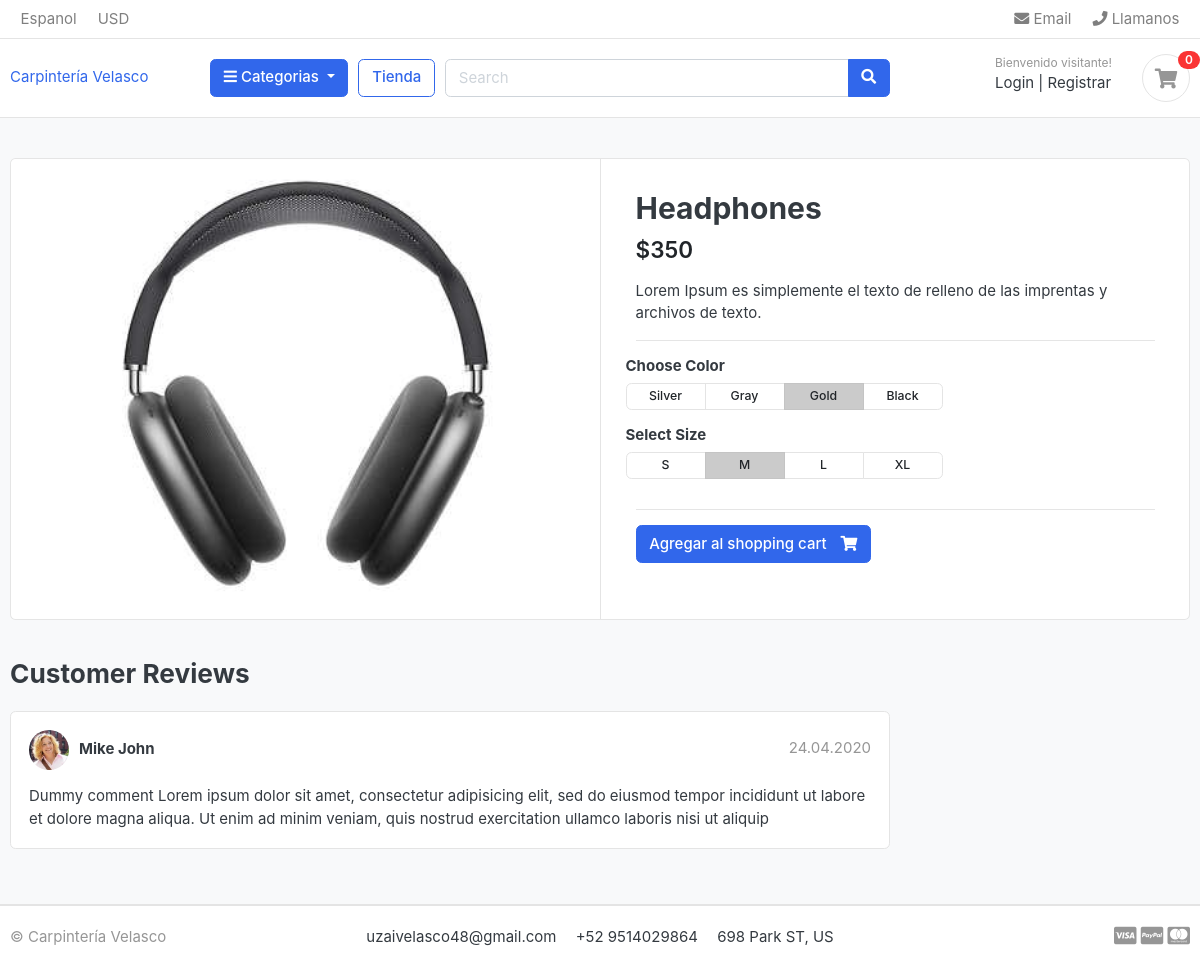
The app's page /store/accesorios-tech/headphones/ with its own data.
### store/models.py (models this page shows, shortened)
class Product(models.Model):
    product_name = models.CharField(max_length=200, unique=True)
    slug = models.CharField(max_length=200, unique=True)
    description = models.TextField(max_length=500, blank=True)
    price = models.IntegerField()
    images = models.ImageField(upload_to='photos/products')
    stock = models.IntegerField()
    is_available = models.BooleanField(default=True) #si esta disponible
    category = models.ForeignKey(Category, on_delete=models.CASCADE) #esto hara que si se elimina la categria todos los produtos
    created_date = models.DateTimeField(auto_now_add=True) #ue agarre la del sistema
    modified_date = models.DateTimeField(auto_now=True)

### store/views.py (the view)
# urls.py: path('<slug:category_slug>/<slug:product_slug>/', views.product_detail, name='product_detail'),
def product_detail(request, category_slug, product_slug):
    try:
        single_product=Product.objects.get(category__slug=category_slug, slug=product_slug)
        data = {
            'single_product': single_product,
        }
        return render(request, 'store/product-detail.html', data)
    except Exception as err:
        return render(request, 'store/404.html')

### category/context_processors.py (called while the page is built)
def menu_links(request):
    links = Category.objects.all()
    return dict(links=links) #esta palabra dict es un metodo que geenera un diccionario

### category/models.py (called while the page is built)
    def get_url(self):
        return reverse('products_by_category',args=[self.slug])

### templates/store/product-detail.html
{% extends 'base.html' %}
{%load static%}
{%block content%}
<section class="section-content padding-y bg">
    <div class="container">
    <div class="card">
        <div class="row no-gutters">
            <aside class="col-md-6">
    <article class="gallery-wrap">
        <div class="img-big-wrap">
           <a href="#"><img src="{{single_product.images.url}}"></a>
        </div>
    </article>
            </aside>
            <main class="col-md-6 border-left">
    <article class="content-body">
    <h2 class="title">{{single_product.product_name}}</h2>
    <div class="mb-3">
        <var class="price h4">${{single_product.price}}</var>
    </div>
    <p>{{single_product.description}}</p>
    <hr>
        <div class="row">
            <div class="item-option-select">
                <h6>Choose Color</h6>
                <div class="btn-group btn-group-sm btn-group-toggle" data-toggle="buttons">
                  <label class="btn btn-light">
                    <input type="radio" name="radio_color"> Silver
                  </label>
                  <label class="btn btn-light">
                    <input type="radio" name="radio_color" > Gray
                  </label>
                  <label class="btn btn-light active">
                    <input type="radio" name="radio_color checked"> Gold
                  </label>
                  <label class="btn btn-light">
                    <input type="radio" name="radio_color"> Black
                  </label>
                </div>
            </div>
        </div>
        <div class="row">
            <div class="item-option-select">
                <h6>Select Size</h6>
                <div class="btn-group btn-group-sm btn-group-toggle" data-toggle="buttons">
                  <label class="btn btn-light">
                    <input type="radio" name="radio_color"> S
                  </label>
                  <label class="btn btn-light active">
                    <input type="radio" name="radio_color" checked> M
                  </label>
                  <label class="btn btn-light">
                    <input type="radio" name="radio_color"> L
                  </label>
                  <label class="btn btn-light">
                    <input type="radio" name="radio_color"> XL
                  </label>
                </div>
            </div>
        </div>
        <hr>
        {%if single_product.stock <= 0%}
          <h5>Produto fuera de stock</h5>
        {% else %}
          <a href="./product-detail.html" class="btn  btn-primary"> <span class="text">Agregar al shopping cart</span> <i class="fas fa-shopping-cart"></i></a>
        {% endif %}
      </article>
            </main>
        </div>
    </div>
    <br>
    <div class="row">
                <div class="col-md-9">
        <header class="section-heading">
            <h3>Customer Reviews </h3>
        </header>
        <article class="box mb-3">
            <div class="icontext w-100">
                <img src="./images/avatars/avatar1.jpg" class="img-xs icon rounded-circle">
                <div class="text">
                    <span class="date text-muted float-md-right">24.04.2020 </span>
                    <h6 class="mb-1">Mike John </h6>
                </div>
            </div>
            <div class="mt-3">
                <p>
                    Dummy comment Lorem ipsum dolor sit amet, consectetur adipisicing elit, sed do eiusmod
                    tempor incididunt ut labore et dolore magna aliqua. Ut enim ad minim veniam,
                    quis nostrud exercitation ullamco laboris nisi ut aliquip
                </p>
            </div>
        </article>
        </div>
    </div>
    </div>
    </section>
{%endblock%}

### static/css/ui.css (style rules this page uses)
html { font-family: "Inter", sans-serif; font-size: 15px; }
.content-body { flex: 1 1 auto; padding: 2rem 2.3rem; }
.img-xs, .img-sm, .img-md, .img-lg { -o-object-fit: cover; object-fit: cover; flex-shrink: 0; flex-grow: 0; }
.img-xs { width: 40px; height: 40px; }
.padding-y { padding-top: 40px; padding-bottom: 40px; }
var { font-style: normal; }
article:after, .form-group:after { display: block; clear: both; content: ""; }
.bg { background-color: #f8f9fa; }
.section-heading { margin-bottom: 20px; margin-top: 15px; }
p:last-child { margin-bottom: 0; }
.btn-light { background-color: #fff; border-color: #e4e4e4; }
.btn .text + i { margin-left: 10px; }
.icontext { display: inline-flex; align-items: center; vertical-align: middle; }
.icontext .text { width: 100%; line-height: 1.2; }
.icontext .icon { position: relative; margin-right: 10px; flex-shrink: 0; flex-grow: 0; }
.price { font-weight: 600; color: #212529; }
.box { padding: 18px; background: #fff; border-radius: 0.37rem; border: 1px solid #e4e4e4; }
.box img { max-width: 100%; }
.gallery-wrap .img-big-wrap { margin-bottom: 10px; border-radius: 0.37rem; overflow: hidden; background-color: #fff; }
.gallery-wrap .img-big-wrap a { text-align: center; display: block; }
.gallery-wrap .img-big-wrap img { height: 450px; width: auto; display: inline-block; }
.item-option-select { margin-bottom: 1rem; display: inline-block; margin-right: 15px; }
.item-option-select .btn { min-width: 80px; }

### records on screen
Product: images (picture), product_name "Headphones", price "350", description "Lorem Ipsum es simplemente el texto de relleno de las imprentas y archivos de texto."
